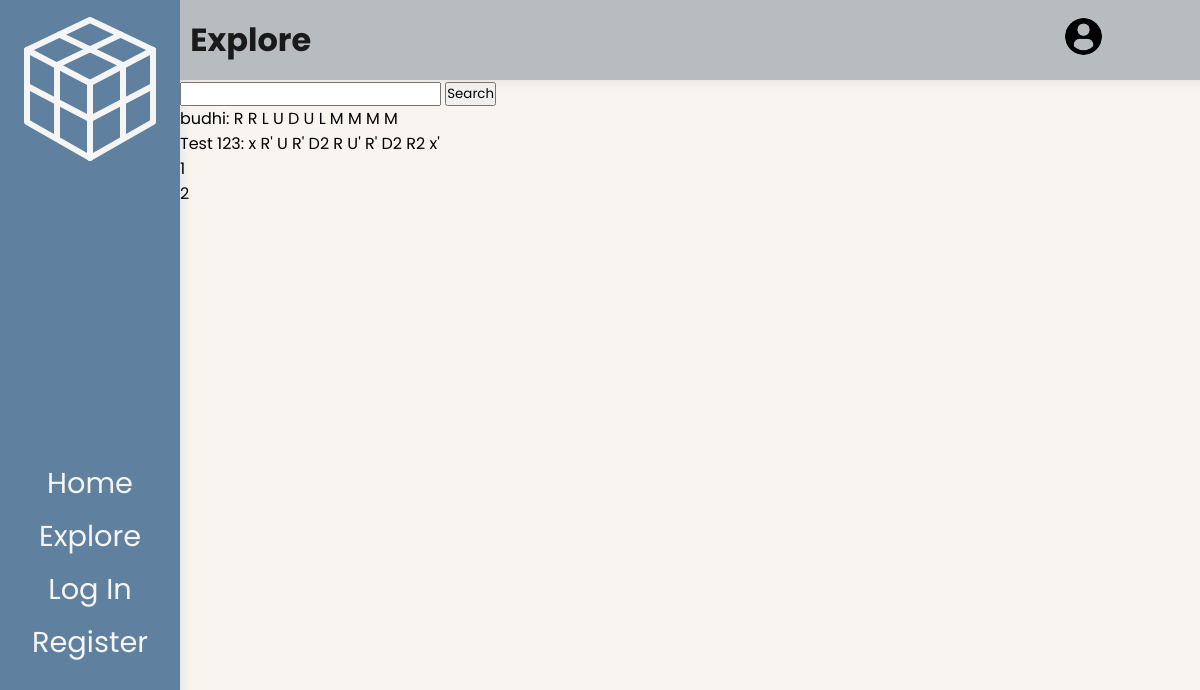
Page /explore/?page=2 on the earlier database version.
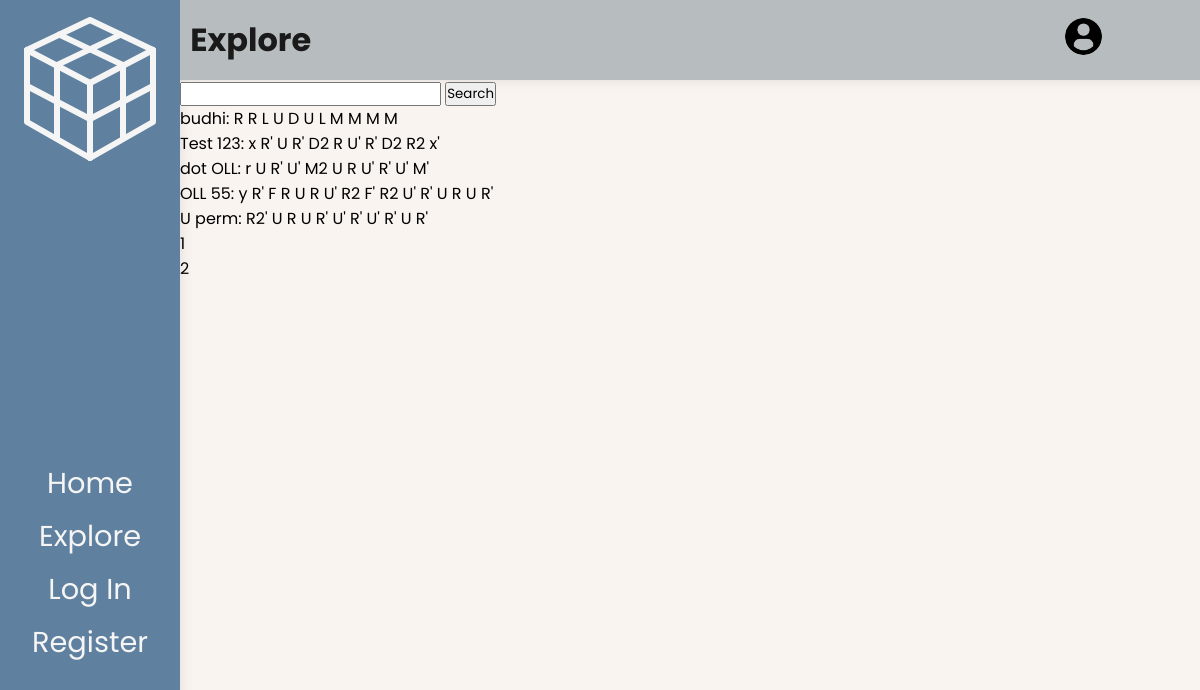
Same page on the later database version.
### algorithms/models.py (models this page shows, shortened)
class Algorithm(models.Model):
    id = models.UUIDField(default=uuid.uuid4, unique=True, primary_key=True, editable=False)
    date_added = models.DateTimeField(auto_now_add=True)
    owner = models.ForeignKey(Profile, null=True, blank=True, on_delete=models.CASCADE)
    name = models.CharField(max_length=200)
    description = models.TextField(null=True, blank=True)
    content = models.CharField(max_length=200, null=False, validators=[
        RegexValidator(
            regex = r"^([RLUDFBMESrludfbxyz]{1}([2]|[']|2')? +)*([RLUDFBMESrludfbxyz]{1}([2]|[']|2')? *){1}$",
            message = "Invalid alogrithm.",
            code = "invalid_algorithm",
        )
    ])
    tags = models.ManyToManyField("Tag", blank=True)
    cube_state = models.CharField(editable=False, max_length=54, default="wwwwwwwwwyyyyyyyyyrrrrrrrrrooooooooogggggggggbbbbbbbbb")
    image = models.ImageField(editable=False, null=True, blank=True, upload_to="algorithms/", default="/algorithms/default.png")
    users_hearts = models.ManyToManyField(Profile, blank=True, related_name="hearted_algs")
    users_learned = models.ManyToManyField(Profile, blank=True, related_name="learned_algs")

### algorithms/views.py (the view)
# urls.py: path('explore/', views.getExplore, name="explore-algs"),
def getExplore(request):
    allAlgs = Algorithm.objects.all()
    algs, tags_query = getAlgsByTag(request, allAlgs)
    algs, search_query = searchAlgs(algs, request)
    algs, custom_range = paginateAlgs(request, algs)
    tags_url = f'&tags={tags_query}' if tags_query != '' else ''
    search_url = f'&search_query={search_query}' if search_query != '' else ''
    curr_queries = tags_url + search_url
    curr_url = reverse('explore-algs')
    context = {
            'title' : 'Explore',
            'algs' : algs,
            'search_query' : search_query,
            'tags_query' : tags_query,
            'custom_range' : custom_range,
            'curr_queries' : curr_queries,
            'curr_url' : curr_url,
    }
    return render(request, 'algorithms/explore.html', context)

### algorithms/utils.py (called while the page is built, shortened)
def getAlgsByTag(request, algs):
    if not request.GET.get('tags'):
        return algs, ''

def searchAlgs(filtered_algs, request):
    search_query = ''
    if request.GET.get('search_query'):
        search_query = request.GET.get('search_query')
    algs = filtered_algs.distinct().filter(Q(name__icontains=search_query) | Q(description__icontains=search_query))
    return algs, search_query

def paginateAlgs(request, algs):
    results = 5
    page = request.GET.get('page')
    paginator = Paginator(algs, results)
    try:
        algs = paginator.page(page)
    except PageNotAnInteger:
        page = 1
        algs = paginator.page(page)
    except EmptyPage:
        page = paginator.num_pages
        algs = paginator.page(page)
    page = int(page)
    PAGE_COUNT = 5
    if page - PAGE_COUNT // 2 < 1:
        left_index = max(1, page - PAGE_COUNT // 2)
        right_pages = PAGE_COUNT - (page - left_index + 1)
        right_index = min(PAGE_COUNT + left_index - 1, paginator.num_pages)
    else:
        right_index = min(paginator.num_pages, page + PAGE_COUNT // 2)
        left_pages = PAGE_COUNT - (right_index - page + 1)
        left_index = max(1, right_index - PAGE_COUNT + 1)
    custom_range = range(left_index, right_index + 1)
    return algs, custom_range

### algorithms/templates/algorithms/explore.html
{% extends 'main.html' %}
{% block content %}
<div id="explore-content">
    {% include 'algorithms/searchbar.html' with curr_url=curr_url search_query=search_query %}
    <div id="explore-list">
        {% for alg in algs %}
            <div class="explore-alg-card">
                {{alg.name}}:
                {{alg.content}}
            </div>
        {% endfor %}
    </div>
    {% include 'algorithms/page-controls.html' with custom_range=custom_range curr_url=curr_url %}
</div>
{% endblock content %}

### templates/main.html (shortened to what this page needs)
{% load static %}
<!DOCTYPE html>
<html lang="en">
<head>
    <link rel="stylesheet" type="text/css" href="{% static 'css/main.css' %}">
    <link rel="stylesheet" type="text/css" href="{% static 'css/navbar.css' %}">
    <link rel="stylesheet" type="text/css" href="{% static 'css/topcard.css' %}">
</head>
<body data-theme="light">
    <div id="navbar-container" class="body-grid-item">
        {% include 'navbar.html' %}
    </div>
    <div id="topcard-container" class="body-grid-item">
        {% include 'topcard.html' with title=title %}
    </div>
    <div id="content-container" class="body-grid-item">
        <div id="main-content">
            {% block content %}
            {% endblock content %}
        </div>
    </div>
</body>
</html>

### templates/navbar.html (shortened to what this page needs)
{% load static %}
<div id="navbar-content">
    <a href="{% url 'algs-main' %}" draggable="false">
        <img id="navbar-logo" src="{% static 'img/navbar-logo.svg' %}" alt="Cube logo" draggable="false">
    </a>
    <div id="navbar-options">
        <div class="nav-item clickable"><a href="{% url 'algs-main' %}">Home</a></div>
        <div class="nav-item clickable"><a href="{% url 'explore-algs' %}">Explore</a></div>
        {% if request.user.is_authenticated %}
            <div class="nav-item clickable"><a href="{% url 'my-algs' %}">My Algs</a></div>
            <div class="nav-item clickable"><a href="{% url 'logout' %}" id="login">Log Out</a></div>
        {% else %}
            <div class="nav-item clickable"><a href="{% url 'login' %}?next={{request.path}}" id="login">Log In</a></div>
            <div class="nav-item clickable"><a href="{% url 'register' %}" id="login">Register</a></div>
        {% endif %}
    </div>
</div>

### templates/topcard.html
{% load static %}
<div id="topcard-content">
    <div id="page-title-container">
        <h1 id="page-title">{{title}}</h1>
    </div>
    <div id="profile-card">
        {% if request.user.is_authenticated %}
        <a href="{% url 'account' %}">
            <img src="{{request.user.profile.image.url}}" alt="User profile picture." class="clickable">
        </a>
        <div id="topcard-username" class="clickable">
            <a href="{% url 'account' %}">
                {{request.user.username}}
            </a>
        </div>
        {% else %}
        <a href="{% url 'login' %}?next={{request.path}}">
            <img src="{% static 'img/default.png' %}" alt="User profile picture." class="clickable">
        </a>
        {% endif %}
    </div>
</div>

### algorithms/templates/algorithms/searchbar.html
<div class="searchbar-card">
    <form action="{{curr_url}}" method="GET" class="search-form">
        <input type="text" name="search_query" class="searchbar-input" value={{search_query}}>
        <input class="searchbar-button" type="submit" value="Search">
    </form>
</div>

### algorithms/templates/algorithms/page-controls.html
<div class="page-controls-container">
    <ul class="page-controls">
        {% for number in custom_range %}
            <li><a href="?page={{number}}{{curr_queries}}">{{number}}</a></li>
        {% endfor %}
    </ul>
</div>

### static/css/main.css (style rules this page uses)
:root { --primary-color: #faf4f0; --secondary-color: #99a88c; --third: #5f809e; --on-primary: #B7BCBF; --extra1: #0D3B66; --extra2: #FFE2C3; --text1: #f5f5f5; --text2: #1a1a1a; }
* { margin: 0; padding: 0; box-sizing: border-box; }
body { font-family: "Poppins", sans-serif; background: var(--primary-color); height: 100vh; width: 100vw; display: grid; grid-template-rows: repeat(20, 5%); grid-template-columns: repeat(20, 5%); }
input { font-family: "Poppins", sans-serif !important; }
.body-grid-item { border: none; }
#navbar-container { grid-area: 1 / 1 / 21 / 4; background: var(--third); }
#topcard-container { grid-area: 1 / 4 / 3 / 21; background: var(--on-primary); }
#content-container { grid-area: 3 / 4 / 21 / 21; background: var(--primary-color); }
a { text-decoration: none; color: inherit; }
.clickable { cursor: pointer; }
#main-content { width: 100%; height: 100%; overflow-y: auto; -webkit-box-shadow: inset 8px 8px 18px -15px rgba(182, 182, 182, 1); -moz-box-shadow: inset 8px 8px 18px -15px rgba(182, 182, 182, 1); box-shadow: inset 8px 8px 18px -15px rgba(182, 182, 182, 1); }

### static/css/navbar.css (style rules this page uses)
#navbar-content { height: 100%; width: 100%; display: flex; flex-direction: column; align-items: center; justify-content: space-around; color: var(--text1); font-size: 1.8rem; }
#navbar-logo { margin-top: 12%; height: 5em; width: 5em; user-select: none; }
#navbar-options { height: 40%; margin-top: auto; margin-bottom: 10%; display: flex; flex-direction: column; gap: 0.35em; align-items: center; user-select: none; }
.nav-item { transition: filter 0.08s; }

### static/css/topcard.css (style rules this page uses)
#topcard-content { height: 100%; width: 100%; display: flex; align-items: center; justify-content: space-between; color: var(--text2); }
#page-title-container { margin-left: 1%; user-select: none; }
#page-title { height: 100%; text-align: center; cursor: default; }
#profile-card { margin-left: auto; margin-right: 1.5%; width: 8em; height: 85%; padding: 0.5rem; display: flex; align-items: center; justify-content:start; gap: 0.8em; user-select: none; }
#profile-card img { height: 2.3em; width: 2.3em; border-radius: 50%; }

Differences in the rows shown:
added Algorithm: name "dot OLL", content "r U R' U' M2 U R U' R' U' M'"
added Algorithm: name "OLL 55", content "y R' F R U R U' R2 F' R2 U' R' U R U R'"
added Algorithm: name "U perm", content "R2' U R U R' U' R' U' R' U R'"
